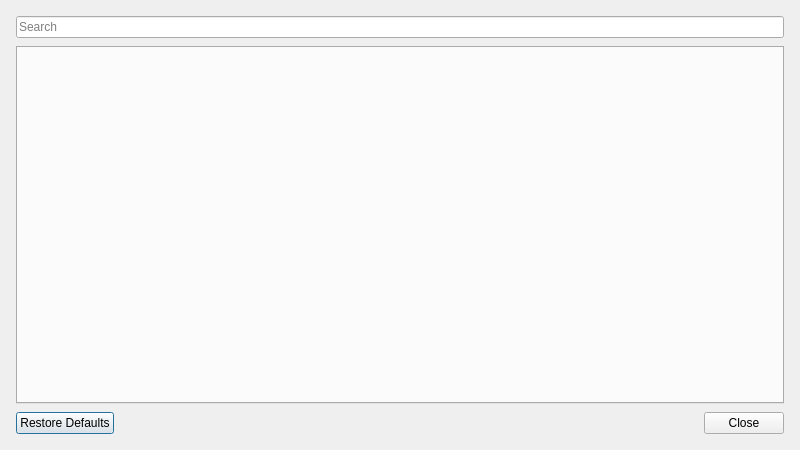
<?xml version="1.0" encoding="UTF-8"?>
<ui version="4.0">
 <class>dlgPreferences</class>
 <widget class="QDialog" name="dlgPreferences">
  <property name="geometry">
   <rect>
    <x>0</x>
    <y>0</y>
    <width>700</width>
    <height>350</height>
   </rect>
  </property>
  <property name="minimumSize">
   <size>
    <width>800</width>
    <height>450</height>
   </size>
  </property>
  <property name="windowTitle">
   <string>Preferences</string>
  </property>
  <layout class="QVBoxLayout" name="verticalLayout_2">
   <property name="leftMargin">
    <number>16</number>
   </property>
   <property name="topMargin">
    <number>16</number>
   </property>
   <property name="rightMargin">
    <number>16</number>
   </property>
   <property name="bottomMargin">
    <number>16</number>
   </property>
   <property name="spacing">
    <number>8</number>
   </property>
   <item>
    <widget class="QLineEdit" name="txtSearch">
     <property name="inputMask">
      <string/>
     </property>
     <property name="text">
      <string/>
     </property>
     <property name="placeholderText">
      <string extracomment="Search for preference">Search</string>
     </property>
    </widget>
   </item>
   <item>
    <widget class="QTabWidget" name="tabCategories">
     <property name="currentIndex">
      <number>-1</number>
     </property>
    </widget>
   </item>
   <item>
    <layout class="QHBoxLayout" name="horizontalLayout">
     <item>
      <widget class="QPushButton" name="btnRestoreDefaults">
       <property name="text">
        <string>Restore Defaults</string>
       </property>
      </widget>
     </item>
     <item>
     <spacer name="horizontalSpacer">
      <property name="orientation">
       <enum>Qt::Horizontal</enum>
      </property>
      <property name="sizeHint" stdset="0">
       <size>
        <width>0</width>
        <height>0</height>
       </size>
      </property>
     </spacer>
     </item>
     <item>
      <widget class="QDialogButtonBox" name="buttonBox">
       <property name="orientation">
        <enum>Qt::Horizontal</enum>
       </property>
       <property name="standardButtons">
        <set>QDialogButtonBox::Close</set>
       </property>
      </widget>
     </item>
    </layout>
   </item>
  </layout>
 </widget>
 <resources/>
 <connections>
  <connection>
   <sender>buttonBox</sender>
   <signal>accepted()</signal>
   <receiver>dlgPreferences</receiver>
   <slot>accept()</slot>
   <hints>
    <hint type="sourcelabel">
     <x>248</x>
     <y>254</y>
    </hint>
    <hint type="destinationlabel">
     <x>157</x>
     <y>274</y>
    </hint>
   </hints>
  </connection>
  <connection>
   <sender>buttonBox</sender>
   <signal>rejected()</signal>
   <receiver>dlgPreferences</receiver>
   <slot>reject()</slot>
   <hints>
    <hint type="sourcelabel">
     <x>316</x>
     <y>260</y>
    </hint>
    <hint type="destinationlabel">
     <x>286</x>
     <y>274</y>
    </hint>
   </hints>
  </connection>
 </connections>
</ui>
